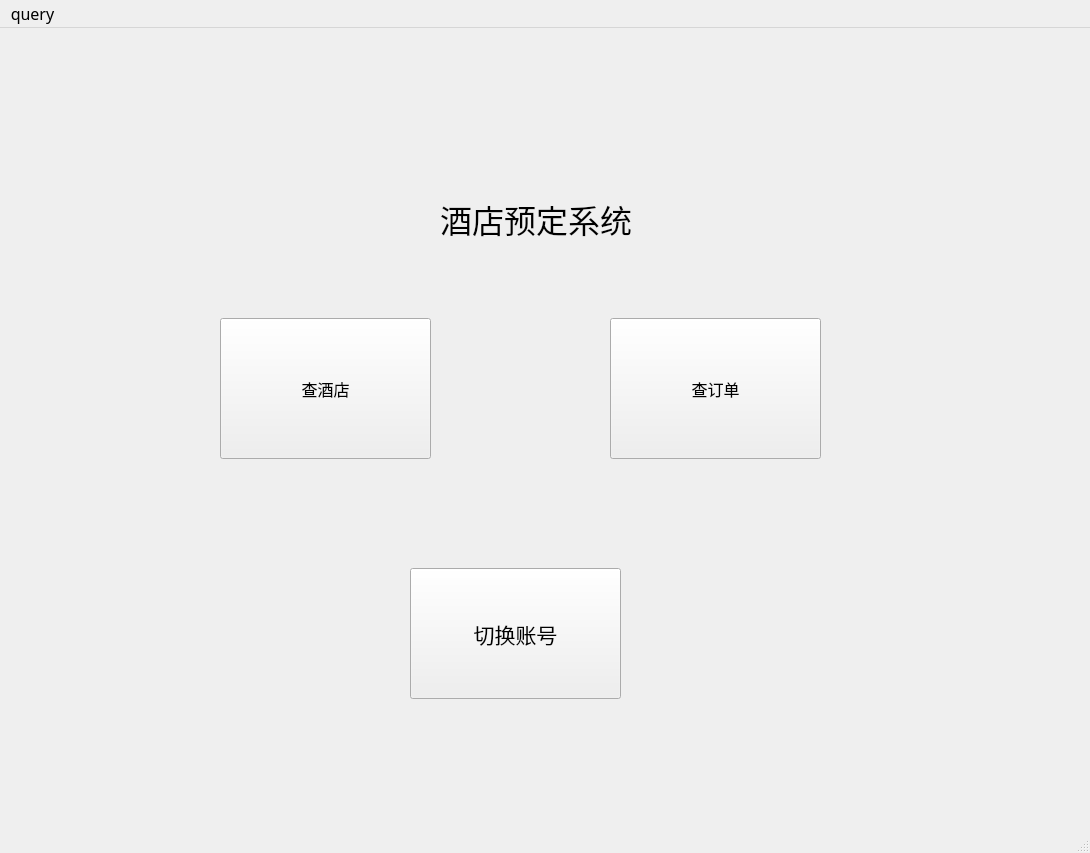
<?xml version="1.0" encoding="UTF-8"?>
<ui version="4.0">
 <class>MainWindow</class>
 <widget class="QMainWindow" name="MainWindow">
  <property name="geometry">
   <rect>
    <x>0</x>
    <y>0</y>
    <width>1090</width>
    <height>853</height>
   </rect>
  </property>
  <property name="font">
   <font>
    <family>Adobe Devanagari</family>
    <pointsize>12</pointsize>
   </font>
  </property>
  <property name="windowTitle">
   <string>Python酒店管理系统</string>
  </property>
  <widget class="QWidget" name="centralwidget">
   <widget class="QPushButton" name="pushButton_hotel">
    <property name="geometry">
     <rect>
      <x>220</x>
      <y>290</y>
      <width>211</width>
      <height>141</height>
     </rect>
    </property>
    <property name="text">
     <string>查酒店</string>
    </property>
   </widget>
   <widget class="QPushButton" name="pushButton_reservation">
    <property name="geometry">
     <rect>
      <x>610</x>
      <y>290</y>
      <width>211</width>
      <height>141</height>
     </rect>
    </property>
    <property name="text">
     <string>查订单</string>
    </property>
   </widget>
   <widget class="QPushButton" name="pushButton_change">
    <property name="geometry">
     <rect>
      <x>410</x>
      <y>540</y>
      <width>211</width>
      <height>131</height>
     </rect>
    </property>
    <property name="font">
     <font>
      <family>Adobe Devanagari</family>
      <pointsize>16</pointsize>
     </font>
    </property>
    <property name="text">
     <string>切换账号</string>
    </property>
   </widget>
   <widget class="QLabel" name="label">
    <property name="geometry">
     <rect>
      <x>440</x>
      <y>120</y>
      <width>381</width>
      <height>141</height>
     </rect>
    </property>
    <property name="font">
     <font>
      <family>Adobe Devanagari</family>
      <pointsize>24</pointsize>
     </font>
    </property>
    <property name="text">
     <string>酒店预定系统</string>
    </property>
   </widget>
   <widget class="QLabel" name="label_2">
    <property name="geometry">
     <rect>
      <x>300</x>
      <y>130</y>
      <width>161</width>
      <height>121</height>
     </rect>
    </property>
    <property name="text">
     <string/>
    </property>
    <property name="pixmap">
     <pixmap>C:/Users/jqyyd/Desktop/屏幕截图 2023-06-26 230630.jpg</pixmap>
    </property>
   </widget>
  </widget>
  <widget class="QMenuBar" name="menubar">
   <property name="geometry">
    <rect>
     <x>0</x>
     <y>0</y>
     <width>1090</width>
     <height>25</height>
    </rect>
   </property>
   <widget class="QMenu" name="menuquery">
    <property name="title">
     <string>query</string>
    </property>
   </widget>
   <addaction name="menuquery"/>
  </widget>
  <widget class="QStatusBar" name="statusbar"/>
 </widget>
 <resources/>
 <connections/>
</ui>
